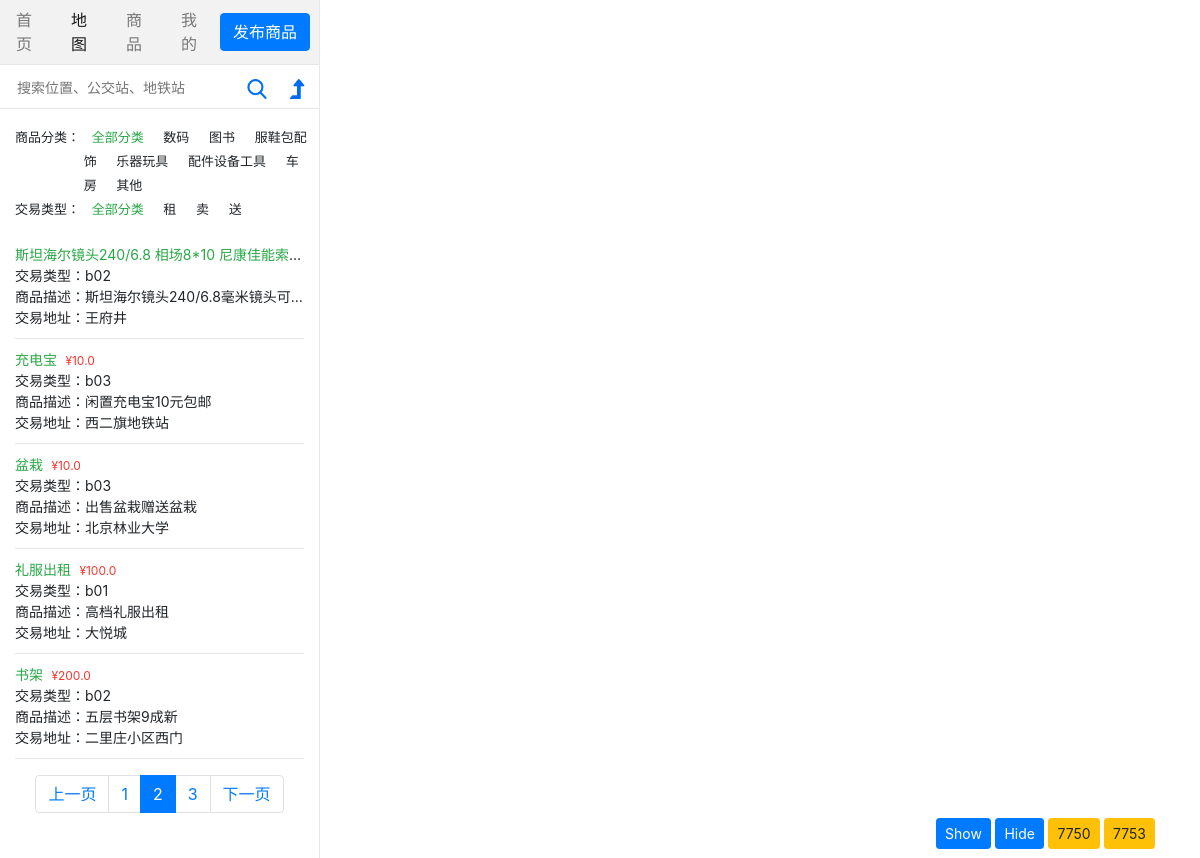
/goods/map/?page=2, run on the app's committed database.
### goods/models.py (models this page shows)
class Goods_detail(models.Model):
    Detail_Cat = {
        ('c01', '数码产品'),
        ('c02', '图书'),
        ('c03', '服鞋包配饰'),
        ('c04', '乐器玩具'),
        ('c05', '配件设备工具'),
        ('c06', '车房'),
        ('c0', '其他')
    }
    Large_Cat = (
        ('b01', '租'),
        ('b02', '卖'),
        ('b03', '送')
    )
    title = models.CharField(max_length=20)
    description = models.CharField(max_length=200)
    category = models.CharField(max_length=20, choices=Detail_Cat)
    large_category = models.CharField(max_length=10, choices=Large_Cat)
    price = models.FloatField()
    phone = models.CharField(max_length=20)
    pub_date = models.DateTimeField(default=django.utils.timezone.now)
    address = models.CharField(max_length=100)
    img_1 = models.ImageField(default="img_upload/001.png", upload_to="img_upload")
    img_2 = models.ImageField(default="img_upload/001.png", upload_to="img_upload")
    img_3 = models.ImageField(default="img_upload/001.png", upload_to="img_upload")
    coordinate_x = models.FloatField()
    coordinate_y = models.FloatField()
    class Meta:
        db_table = 'goods_detail'

### goods/views.py (the view)
# urls.py: path('map/', views.map, name='map'),
def map(request):
    if request.method == 'POST':
        upload_good(request)
    latest_good_list = Goods_detail.objects.order_by('-pub_date')
    paginator = Paginator(latest_good_list, 5)
    page = request.GET.get('page', 1)
    try:
        contacts = paginator.page(page)
    except PageNotAnInteger:
        contacts = paginator(1)
    except EmptyPage:
        contacts = paginator.page(paginator.num_pages)
    return render(request, 'goods/map.html', {"contacts": contacts})

### goods/templates/goods/map.html (shortened to what this page needs)
{% load static %}
<!DOCTYPE html>
<html>
<head>
    <link rel="stylesheet" href="https://stackpath.bootstrapcdn.com/bootstrap/4.1.3/css/bootstrap.min.css">
    <link rel="stylesheet" href="http://www.minedata.cn//minemapapi/v2.0.0/minemap.css">
    <link rel="stylesheet" href="{% static 'goods/map.css' %}">
</head>
<body>
<div class="container-left">
    <nav class="navbar navbar-expand-md navbar-light bg-light">
        <a class="nav-link" href="javascript:void(0)">首页</a>
        <a class="nav-link active" href="http://127.0.0.1:8000/goods/map">地图</a>
        <a class="nav-link" target="_blank" href="http://127.0.0.1:8000/goods/product">商品</a>
        <a class="nav-link" target="_blank" href="javascript:void(0)">我的</a>
        <button type="button" id="publish" class="btn btn-primary" data-toggle="modal" data-target="#exampleModalCenter" style="white-space: normal">发布商品</button>
    </nav>
    <div id="content">
        <section id="search">
            <input type="text" id="searchText" class="input_it" placeholder="搜索位置、公交站、地铁站">
            <i class="search_img" id="searchbtn">
                <img class="img-responsive imgbtn" src="{% static 'goods/images/search.png' %}">
            </i>
            <i class="search_img" id="navarrow">
                <img class="img-responsive imgbtn" src="{% static 'goods/images/level-up.png' %}">
            </i>
        </section>
    </div>
    <div id="product_list">
        <div class="checkbox_top">
            <label>商品分类：</label>
            <div class="list_cat">
                <a class="checked_a" id="c00" href="javascript:void(0)">全部分类</a>
                <a href="http://127.0.0.1:8000/goods/map/c01" id="c01">数码</a>
                <a href="http://127.0.0.1:8000/goods/map/c02" id="c02">图书</a>
                <a href="http://127.0.0.1:8000/goods/map/c03" id="c03">服鞋包配饰</a>
                <a href="http://127.0.0.1:8000/goods/map/c04" id="c04">乐器玩具</a>
                <a href="http://127.0.0.1:8000/goods/map/c05" id="c05">配件设备工具</a>
                <a href="http://127.0.0.1:8000/goods/map/c06" id="c06">车房</a>
                <a href="http://127.0.0.1:8000/goods/map/c07" id="c07">其他</a>
            </div>
        </div>
        <div class="checkbox_top">
            <label>交易类型：</label>
            <div class="list_cat">
                <a class="checked_a" id="b00" href="javascript:void(0)">全部分类</a>
                <a href="http://127.0.0.1:8000/goods/map/b01" id="b01">租</a>
                <a href="http://127.0.0.1:8000/goods/map/b02" id="b02">卖</a>
                <a href="http://127.0.0.1:8000/goods/map/b03" id="b03">送</a>
            </div>
        </div>
        <div id="goodlist">
            <ul>
                {% for good in contacts.object_list %}
                    <li id={{ good.id }} class="good_list">
                        <div style="cursor: pointer;" class="good_general">
                            <p><span class="good-title">{{ good.title }}</span><span class="price">	&#165;{{ good.price }}</span></p>
                            <p>交易类型：<span class="large-category">{{ good.large_category }}</span></p>
                            <p>商品描述：<span class="description">{{ good.description }}</span></p>
                            <p>交易地址：<span class="address">{{ good.address }}</span></p>
                        </div>
                    </li>
                {% endfor %}
            </ul>
        </div>
        <nav aria-label="Page navigation example">
            <ul class="pagination justify-content-center">
                {% if contacts.has_previous %}
                    <li class="page-item">
                        <a class="page-link" href="?page={{ contacts.previous_page_number }}" tabindex="-1">上一页</a>
                    </li>
                    <li class="page-item">
                        <a class="page-link" href="?page={{ contacts.previous_page_number }}">{{ contacts.previous_page_number }}
                        </a>
                    </li>
                {% else %}
                    <li class="page-item disabled">
                        <a class="page-link" href="javascript:void(0)" tabindex="-1">上一页</a>
                    </li>
                {% endif %}
                <li class="page-item active" id="active_num">
                    <a class="page-link" href="?page={{ contacts.number }}">{{ contacts.number }}</a>
                </li>
                {% if contacts.has_next %}
                    <li class="page-item" >
                        <a class="page-link" href="?page={{ contacts.next_page_number }}">{{ contacts.next_page_number  }}</a>
                    </li>
                    <li class="page-item">
                        <a class="page-link" href="?page={{ contacts.next_page_number  }}">下一页</a>
                    </li>
                {% else %}
                    <li class="page-item disabled">
                        <a class="page-link" href="javascript:void(0)">下一页</a>
                    </li>
                {% endif %}
            </ul>
        </nav>
    </div>
</div>
<div id="map" class="minemap-map mode-simple_select mouse-none">
    <div id="buttons">
        <button id="show-listings" class="btn btn-primary btn-sm">Show</button>
        <button id="hide-listings" class="btn btn-primary btn-sm">Hide</button>
        <button onclick="toggle(7750)" class="btn btn-warning btn-sm">7750</button>
        <button onclick="toggle(7753)" class="btn btn-warning btn-sm">7753</button>
    </div>
</div>
</body>
</html>

### goods/static/goods/map.css (style rules this page uses)
html,body { height:100%; margin:0; padding:0; }
.navbar { padding: 0!important; }
.bg-light { background-color: #f2f2f2!important; }
.navbar a { color: rgba(0,0,0,.5); width: 55px; }
.navbar a.active { color: rgba(0,0,0,.9); }
#map { bottom:0; height:100%; left:320px; position: absolute; right:0; }
.container-left { height:100%; width:320px; position: relative; border-right:1px solid #e7e7e7; }
#content { position: relative; }
ul { padding: 0; }
li { list-style: none; }
img { cursor: pointer; }
#search { box-sizing: border-box; height:45px; line-height: 45px; border-top: 1px solid #e7e7e7; border-bottom: 1px solid #e7e7e7; }
#searchText { font-size:14px; height: 25px; width: 220px; border:none; margin-left: 15px; }
.search_img { display: inline-block; height: 45px; width: 35px; text-align: center; }
.imgbtn { display: inline-block; height: 20px; width: 20px; margin: 0 auto; }
#buttons { position: absolute; bottom: 9px; right: 45px; z-index: 2; }
#goodlist { height: calc(100vh - 317px); margin-top: 5px; overflow: auto; }
#goodlist p { margin: 0; white-space: nowrap; overflow: hidden; text-overflow: ellipsis; }
#goodlist ul li { margin: 0px 15px; padding: 10px 0; border-bottom: 1px solid #e7e7e7; }
.good-title { color: #28a745; font-size: 14px; }
.checkbox_top { font-size: 13px; padding-left: 15px; line-height: 24px; }
.list_cat { display: inline-block; width: 230px; vertical-align: top; }
.list_cat a { padding: 0 8px; text-decoration: none; color: #212529; }
.checked_a { color: #28a745 !important; }
.good_list p { font-size: 14px; }
.price { color: #f53731; font-size: 12px; padding-left: 5px; }

### data on the page
Goods_detail: title "斯坦海尔镜头240/6.8 相场8*10 尼康佳能索…", large_category "b02", description "斯坦海尔镜头240/6.8毫米镜头可…", address "王府井"
Goods_detail: title "充电宝", price "10.0", large_category "b03", description "闲置充电宝10元包邮", address "西二旗地铁站"
Goods_detail: title "盆栽", price "10.0", large_category "b03", description "出售盆栽赠送盆栽", address "北京林业大学"
Goods_detail: title "礼服出租", price "100.0", large_category "b01", description "高档礼服出租", address "大悦城"
Goods_detail: title "书架", price "200.0", large_category "b02", description "五层书架9成新", address "二里庄小区西门"

### other printed values
{{ contacts.previous_page_number }} "1"
{{ contacts.number }} "2"
{{ contacts.next_page_number }} "3"
